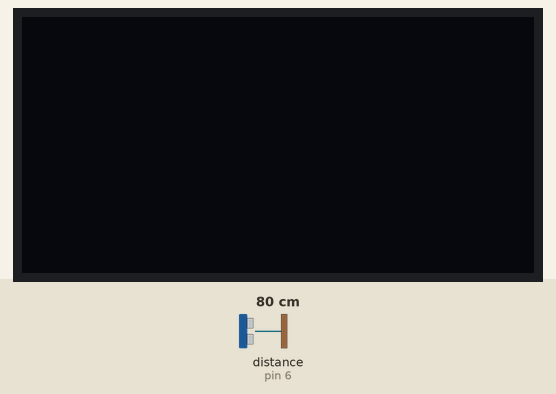
This sketch was run on a simulated Arduino Uno, built with avr-gcc and run on an emulated ATmega328P. On the bench: 128×64 one-colour display. Wiring (inferred from the names in the program): ultrasonic range finder: trigger pin 7; echo pin 6. The inputs (shaded band) are chosen by the test bench; at power-on: distance to the obstacle (sensor on pin 6) 80 cm. The echo pulse lasts 58.3 µs per cm.

Above: at 1.2 s.
1.3 s: distance to the obstacle (sensor on pin 6) set to 12 cm
2.8 s: distance to the obstacle (sensor on pin 6) set to 9 cm
At 3.2 s:
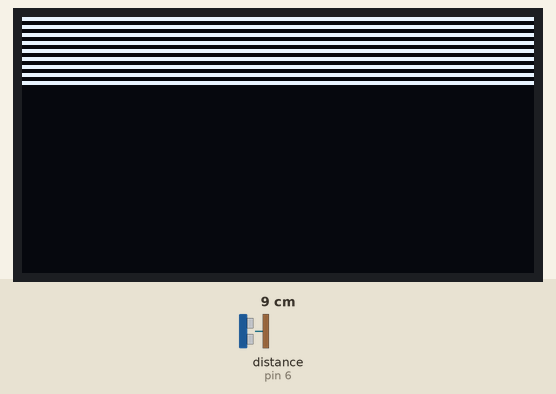
4.3 s: distance to the obstacle (sensor on pin 6) set to 18 cm
At 5.6 s:
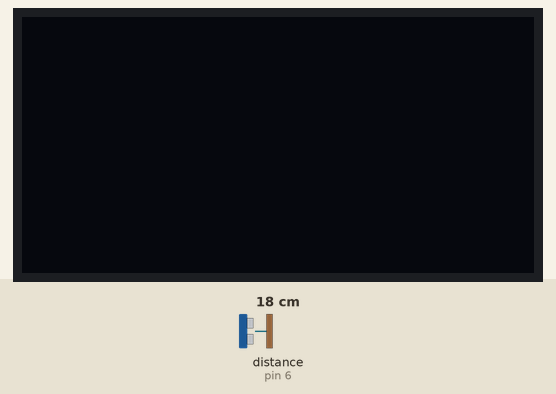
Timing chart, 0 to 7.3 s (numbered marks = the images above; inputs shaded):
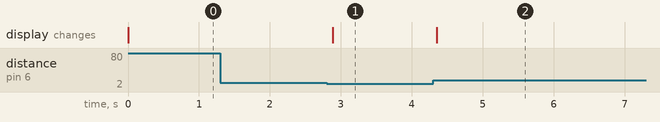

Measured:
- the behaviour switches between 11 and 10 cm on distance to the obstacle (sensor on pin 6) (found by bisection; images 0 and 1)
- after the input at 1.3 s, every drawn part: stays the same
- after the input at 2.8 s, the display: changes after 0.09 s (image 1)
- after the input at 4.3 s, the display: changes after 0.05 s (image 2)

The sketch:

06_ultrasonic_oled.ino
```cpp
// (licence header left out)
#include <U8glib.h>  // Include the U8glib library for controlling SH1106 OLED displays

// --- OLED Display Initialization ---
U8GLIB_SH1106_128X64 u8g(U8G_I2C_OPT_NONE);
// Create an instance of the OLED display object using I2C interface (no special options).

// --- Ultrasonic Sensor Pin Definitions ---
const int trigPin = 7;  // Trigger pin sends ultrasonic pulses
const int echoPin = 6;  // Echo pin receives reflected signal

// --- Variables for distance measurement ---
long duration;   // Variable to store the time (in microseconds) that the echo pin stays HIGH
int distance;    // Calculated distance in centimeters
int contrast = 0;  // Used to determine brightness level for the OLED pattern


// ----------------------
// Setup Function
// ----------------------
void setup() {
  pinMode(trigPin, OUTPUT);  // Set trigger pin as an OUTPUT (we send a pulse)
  pinMode(echoPin, INPUT);   // Set echo pin as an INPUT (we read the reflection)
}


// ----------------------
// Main Loop
// ----------------------
void loop() {
  // --- Step 1: Send a 10µs Ultrasonic Pulse ---
  digitalWrite(trigPin, LOW);          // Ensure trigger pin starts LOW
  delayMicroseconds(2);                // Short delay to stabilize signal
  digitalWrite(trigPin, HIGH);         // Send HIGH pulse to start measurement
  delayMicroseconds(10);               // Keep HIGH for 10 microseconds (standard sensor requirement)
  digitalWrite(trigPin, LOW);          // Bring trigger LOW again to end the pulse

  // --- Step 2: Measure Echo Duration ---
  duration = pulseIn(echoPin, HIGH);   // Measure how long the echo pin stays HIGH (time for sound to return)

  // --- Step 3: Convert Duration to Distance (in cm) ---
  // Speed of sound = 0.034 cm/µs; divide by 2 because sound travels to the object and back
  distance = duration * 0.034 / 2;

  // --- Step 4: Map Distance to Display Brightness ---
  int minDist = 3;    // Minimum measurable distance (cm) - closer than this is ignored
  int maxDist = 10;   // Maximum distance for brightness mapping (cm)

  // Constrain measured distance within range to prevent display flicker or out-of-range values
  distance = constrain(distance, minDist, maxDist);

  // Map distance to contrast value:
  //   closer = higher brightness (255), farther = dimmer (0)
  contrast = map(distance, minDist, maxDist, 255, 0);

  // --- Step 5: Draw Visualization on OLED ---
  // The OLED display is updated in "pages" (required by U8glib)
  u8g.firstPage();
  do {
    // Convert contrast value (0–255) to a number of horizontal lines (0–64)
    // This gives a visual sense of brightness: more lines → brighter area
    int fillLines = map(contrast, 0, 255, 0, 64);

    // Draw horizontal "brightness" lines across the screen
    // We step by 2 pixels vertically to create evenly spaced stripes
    for (int i = 0; i < fillLines; i += 2) {
      u8g.drawBox(0, i, 128, 1);  // Draw a thin horizontal line (1 pixel thick) across the full width
    }
  } while (u8g.nextPage());  // Repeat for all display memory pages until the full frame is rendered

  // --- Step 6: Small Delay for Stability ---
  delay(100);  // Wait 100 ms before repeating (about 10 updates per second)
}
```
